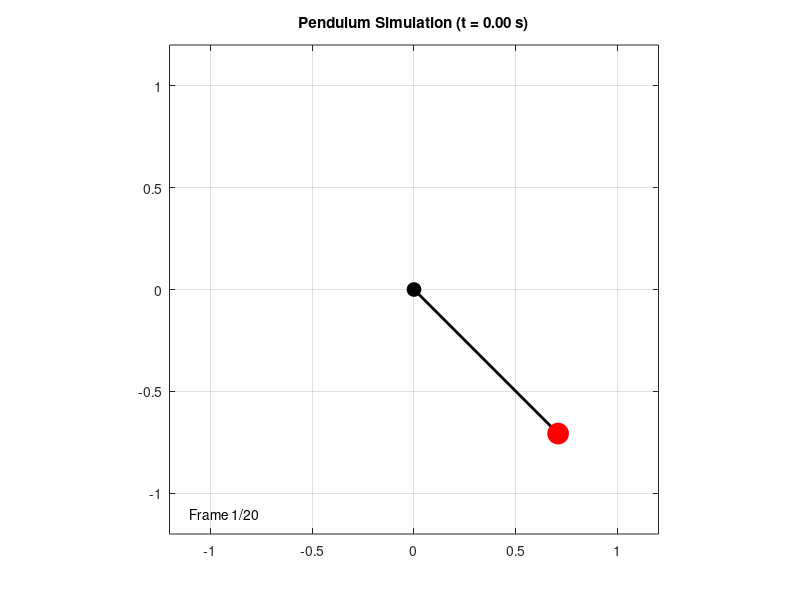
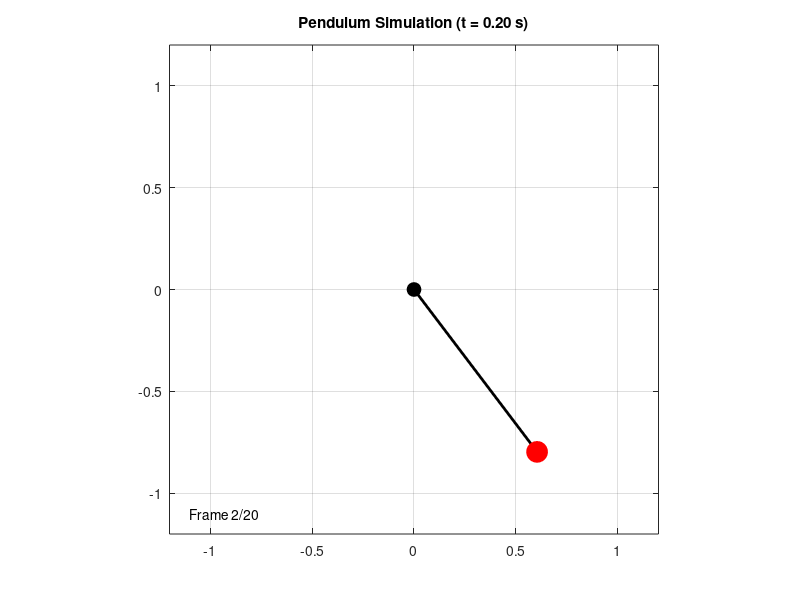
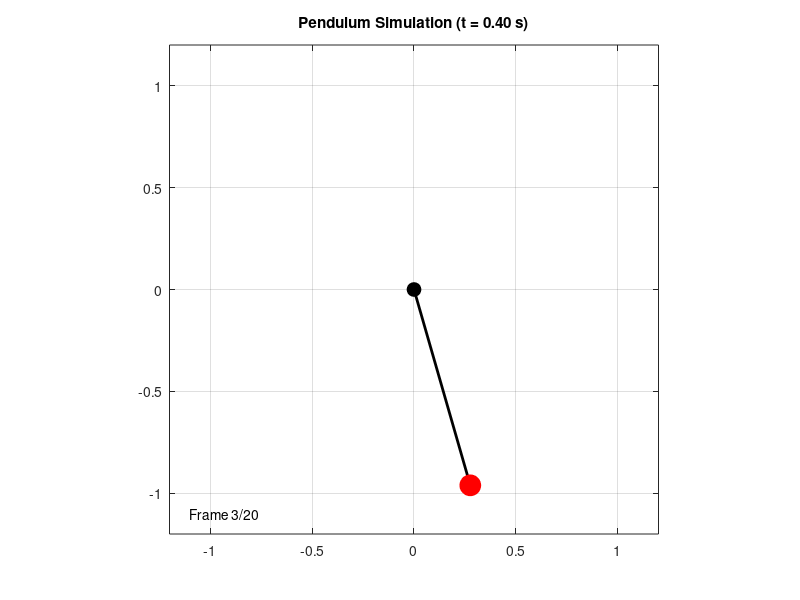
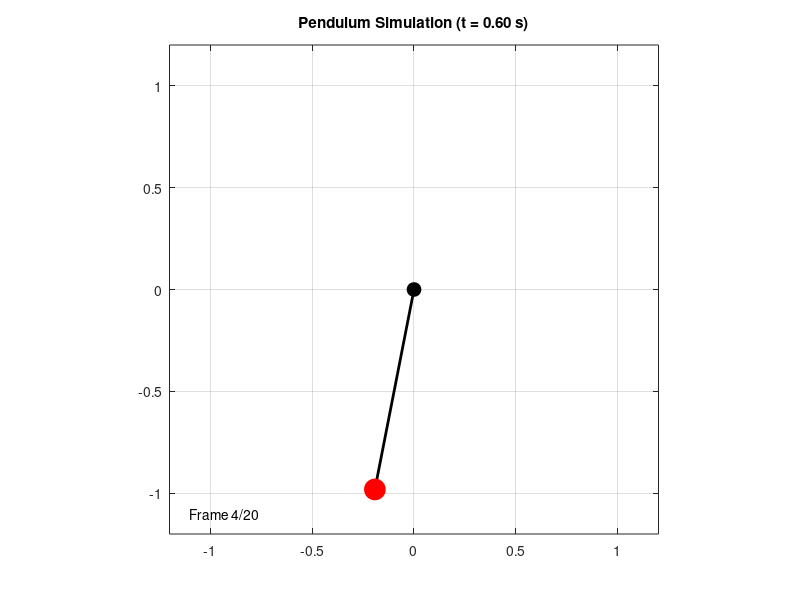

These figures' MATLAB source, in order:
function result = animation(animation_type, num_frames)
    % ANIMATION Creates animations with MATLAB
    %   result = ANIMATION(animation_type, num_frames)
    %
    %   Parameters:
    %     animation_type - Type of animation ('pendulum', 'wave', 'orbit')
    %     num_frames - Number of frames to generate
    
    % Set default parameters if not provided
    if nargin < 1, animation_type = 'pendulum'; end
    if ~ischar(animation_type), animation_type = 'pendulum'; end
    if nargin < 2, num_frames = 20; end
    num_frames = min(max(num_frames, 10), 50); % Limit frames between 10 and 50
    
    % Debug information
    fprintf('Animation starting: type=%s, frames=%d\n', animation_type, num_frames);
    
    % Ensure output directory exists for frames
    temp_dir = fullfile(tempdir, 'matlab_animation');
    fprintf('Using temp directory: %s\n', temp_dir);
    if ~exist(temp_dir, 'dir')
        mkdir(temp_dir);
        fprintf('Created temp directory\n');
    end
    
    % Clean any existing files
    delete(fullfile(temp_dir, '*.png'));
    fprintf('Cleaned existing files\n');
    
    % List to store frame filenames
    frames = cell(1, num_frames);
    fprintf('Allocated %d frame slots\n', num_frames);
    
    % Common figure settings
    fig = figure('Visible', 'off', 'Color', 'white');
    fprintf('Created figure\n');
    
    % Process the animation frames
    fprintf('Starting animation generation: %s\n', animation_type);
    
    switch lower(animation_type)
        case 'pendulum'
            % Simple pendulum animation
            L = 1;  % Length of pendulum (m)
            g = 9.81;  % Gravity (m/s^2)
            theta0 = pi/4;  % Initial angle (rad)
            
            % Time settings
            tmax = 4;  % Maximum time (s)
            dt = tmax/num_frames;  % Time step
            
            % Solve pendulum equation
            pendulum_ode = @(t, y) [y(2); -(g/L)*sin(y(1))];
            [t, y] = ode45(pendulum_ode, linspace(0, tmax, num_frames*10), [theta0; 0]);
            
            % Set up the figure
            set(fig, 'Position', [100, 100, 800, 600]);
            
            % Define consistent axis limits
            axisLimits = [-1.2, 1.2, -1.2, 1.2];
            
            % Generate and save each frame
            for i = 1:num_frames
                clf;
                
                % Get current time
                current_time = (i-1) * dt;
                
                % Find the closest time in our solution
                [~, idx] = min(abs(t - current_time));
                if idx > size(y, 1)
                    idx = size(y, 1);
                end
                current_theta = y(idx, 1);
                
                % Calculate pendulum position
                x = L * sin(current_theta);
                y_pos = -L * cos(current_theta);
                
                % Plot the pendulum
                % Draw the pivot point
                plot(0, 0, 'ko', 'MarkerSize', 10, 'MarkerFaceColor', 'k');
                hold on;
                % Draw the rod
                plot([0, x], [0, y_pos], 'k-', 'LineWidth', 2);
                % Draw the bob
                plot(x, y_pos, 'ro', 'MarkerSize', 15, 'MarkerFaceColor', 'r');
                
                % Configure the plot with fixed axis
                axis equal;
                axis(axisLimits);
                title(sprintf('Pendulum Simulation (t = %.2f s)', current_time));
                grid on;
                
                % Add timestamp
                text(-1.1, -1.1, sprintf('Frame %d/%d', i, num_frames), 'FontSize', 10);
                
                % Save the frame
                frame_filename = fullfile(temp_dir, sprintf('frame_%03d.png', i));
                frames{i} = frame_filename;
                print(fig, frame_filename, '-dpng', '-r100');
            end
            
            % Create a summary plot for the thumbnail
            clf;
            % Create a time series of pendulum positions
            sample_times = linspace(0, tmax, 8);
            % Find closest indices
            sample_indices = zeros(1, length(sample_times));
            for j = 1:length(sample_times)
                [~, sample_indices(j)] = min(abs(t - sample_times(j)));
                if sample_indices(j) > size(y, 1)
                    sample_indices(j) = size(y, 1);
                end
            end
            
            % Plot the pendulum path
            plot(0, 0, 'ko', 'MarkerSize', 10, 'MarkerFaceColor', 'k');
            hold on;
            
            for j = 1:length(sample_indices)
                idx = sample_indices(j);
                current_theta = y(idx, 1);
                x = L * sin(current_theta);
                y_pos = -L * cos(current_theta);
                
                % Draw the rod with decreasing opacity (simulated by lighter color)
                fade_factor = 1 - (j-1)/length(sample_indices)*0.7;
                plot([0, x], [0, y_pos], 'k-', 'LineWidth', 2, 'Color', [fade_factor, fade_factor, fade_factor]);
                
                % Draw the bob with decreasing opacity (simulated by lighter red)
                % Remove alpha channel, use lighter red for older positions
                red_color = [1, 1-fade_factor, 1-fade_factor]; % From red to white
                plot(x, y_pos, 'ro', 'MarkerSize', 15, 'MarkerFaceColor', red_color);
            end
            
            % Configure the plot with same fixed axis
            axis equal;
            axis(axisLimits);
            title('Pendulum Motion Over Time');
            grid on;
            
            result.title = 'Pendulum Animation';
            result.description = sprintf('Simple pendulum with length %.1f m starting at angle %.1f rad', L, theta0);
            
        case 'wave'
            % Wave propagation animation
            % Parameters
            amplitude = 1;
            wavelength = 2;
            period = 1;
            
            % Set up the figure
            set(fig, 'Position', [100, 100, 800, 400]);
            
            % Space and time settings
            x = linspace(0, 10, 200);
            tmax = 2;  % Maximum time (s)
            dt = tmax/num_frames;  % Time step
            
            % Define consistent axis limits
            standingWaveAxis = [0, 10, -1.2, 1.2];
            travelingWaveAxis = [0, 10, -1.2, 1.2];
            
            % Generate and save each frame
            for i = 1:num_frames
                clf;
                
                % Current time
                t = (i-1) * dt;
                
                % Calculate wave at current time
                k = 2*pi/wavelength;  % Wave number
                omega = 2*pi/period;  % Angular frequency
                
                % Standing wave
                y1 = amplitude * sin(k*x) * cos(omega*t);
                
                % Traveling wave
                y2 = amplitude * sin(k*x - omega*t);
                
                % Plot the waves
                subplot(2,1,1);
                plot(x, y1, 'b-', 'LineWidth', 2);
                axis(standingWaveAxis);
                title(sprintf('Standing Wave (t = %.2f s)', t));
                grid on;
                ylabel('Amplitude');
                
                subplot(2,1,2);
                plot(x, y2, 'r-', 'LineWidth', 2);
                axis(travelingWaveAxis);
                title(sprintf('Traveling Wave (t = %.2f s)', t));
                grid on;
                xlabel('Position (x)');
                ylabel('Amplitude');
                
                % Save the frame
                frame_filename = fullfile(temp_dir, sprintf('frame_%03d.png', i));
                frames{i} = frame_filename;
                print(fig, frame_filename, '-dpng', '-r100');
            end
            
            % Create a summary plot for the thumbnail
            clf;
            
            % Show the wave at different times
            sample_times = linspace(0, tmax, 4);
            colors = winter(length(sample_times));
            
            subplot(2,1,1);
            hold on;
            for j = 1:length(sample_times)
                t = sample_times(j);
                y = amplitude * sin(k*x) * cos(omega*t);
                plot(x, y, 'LineWidth', 2, 'Color', colors(j,:));
            end
            axis(standingWaveAxis);
            title('Standing Wave at Different Times');
            grid on;
            legend(arrayfun(@(t) sprintf('t = %.2f s', t), sample_times, 'UniformOutput', false));
            
            subplot(2,1,2);
            hold on;
            for j = 1:length(sample_times)
                t = sample_times(j);
                y = amplitude * sin(k*x - omega*t);
                plot(x, y, 'LineWidth', 2, 'Color', colors(j,:));
            end
            axis(travelingWaveAxis);
            title('Traveling Wave at Different Times');
            grid on;
            xlabel('Position (x)');
            
            result.title = 'Wave Propagation';
            result.description = sprintf('Standing and traveling waves with amplitude %.1f, wavelength %.1f, period %.1f s', amplitude, wavelength, period);
            
        case 'orbit'
            % Planetary orbit animation
            % Parameters for the orbit
            a = 1;  % Semi-major axis
            e = 0.5;  % Eccentricity
            
            % Set up the figure
            set(fig, 'Position', [100, 100, 800, 800]);
            
            % Compute the orbit
            theta = linspace(0, 2*pi, 1000);
            r = a * (1 - e^2) ./ (1 + e * cos(theta));
            x_orbit = r .* cos(theta);
            y_orbit = r .* sin(theta);
            
            % Define consistent axis limits
            orbitAxisLimits = [-a*(1+e)*1.2, a*(1+e)*1.2, -a*(1+e)*1.2, a*(1+e)*1.2];
            
            % Time settings (in terms of angle)
            theta_steps = linspace(0, 2*pi, num_frames);
            
            % Generate and save each frame
            for i = 1:num_frames
                clf;
                
                % Current angle
                current_theta = theta_steps(i);
                
                % Current position
                current_r = a * (1 - e^2) / (1 + e * cos(current_theta));
                current_x = current_r * cos(current_theta);
                current_y = current_r * sin(current_theta);
                
                % Plot the orbit and current position
                plot(x_orbit, y_orbit, 'b-', 'LineWidth', 1);
                hold on;
                
                % Plot the sun at the focus
                plot(0, 0, 'yo', 'MarkerSize', 20, 'MarkerFaceColor', 'y');
                
                % Plot the planet
                plot(current_x, current_y, 'ro', 'MarkerSize', 10, 'MarkerFaceColor', 'r');
                
                % Plot the trail
                if i > 1
                    % Previous positions
                    prev_thetas = theta_steps(1:i-1);
                    prev_r = a * (1 - e^2) ./ (1 + e * cos(prev_thetas));
                    prev_x = prev_r .* cos(prev_thetas);
                    prev_y = prev_r .* sin(prev_thetas);
                    
                    % Plot with decreasing opacity
                    for j = 1:length(prev_x)
                        % Opacity increases with recency - simulated by color intensity
                        alpha = j / length(prev_x);
                        % Use RGB without alpha channel
                        marker_color = [1, 1-alpha, 1-alpha]; % Red with varying intensity
                        plot(prev_x(j), prev_y(j), 'o', 'MarkerSize', 6, 'MarkerFaceColor', marker_color, 'MarkerEdgeColor', 'none');
                    end
                end
                
                % Configure the plot with consistent axis limits
                axis equal;
                axis(orbitAxisLimits);
                title(sprintf('Planetary Orbit (e = %.1f)', e));
                grid on;
                
                % Add annotations
                text(-a*(1+e)*1.1, -a*(1+e)*1.1, sprintf('Frame %d/%d', i, num_frames), 'FontSize', 10);
                
                % Save the frame
                frame_filename = fullfile(temp_dir, sprintf('frame_%03d.png', i));
                frames{i} = frame_filename;
                print(fig, frame_filename, '-dpng', '-r100');
            end
            
            % Create a summary plot for the thumbnail
            clf;
            
            % Plot the complete orbit with planet positions
            plot(x_orbit, y_orbit, 'b-', 'LineWidth', 1.5);
            hold on;
            
            % Plot the sun
            plot(0, 0, 'yo', 'MarkerSize', 20, 'MarkerFaceColor', 'y');
            
            % Plot planets at equal time intervals
            sample_thetas = linspace(0, 2*pi, 8);
            for j = 1:length(sample_thetas)
                current_theta = sample_thetas(j);
                current_r = a * (1 - e^2) / (1 + e * cos(current_theta));
                current_x = current_r * cos(current_theta);
                current_y = current_r * sin(current_theta);
                
                % Plot with varying intensity instead of alpha
                intensity = 0.3 + 0.7 * j / length(sample_thetas);
                red_color = [1, 1-intensity, 1-intensity]; % From pink to red
                plot(current_x, current_y, 'ro', 'MarkerSize', 10, 'MarkerFaceColor', red_color);
            end
            
            % Configure the plot with consistent axis limits
            axis equal;
            axis(orbitAxisLimits);
            title('Planetary Orbit Animation');
            grid on;
            
            result.title = 'Planetary Orbit';
            result.description = sprintf('Elliptical orbit with semi-major axis %.1f and eccentricity %.1f', a, e);
            
        otherwise
            error('Unknown animation type. Try "pendulum", "wave", or "orbit"');
    end
    
    % End of animation frame generation, debugging output
    fprintf('Animation completed, generated %d frames\n', length(frames));
    for i = 1:min(3, length(frames))
        fprintf('Frame %d: %s\n', i, frames{i});
    end
    
    % Create the result structure
    result.frames = frames;
    result.num_frames = num_frames;
    
    % Add MATLAB signature
    axes('Position', [0.01, 0.01, 0.1, 0.05], 'Visible', 'off');
    text(0, 0, 'MATLAB', 'FontSize', 8, 'Color', [0.8, 0, 0], 'FontWeight', 'bold');
    
    % Save the summary plot as the thumbnail
    result.thumbnail = fullfile(temp_dir, 'thumbnail.png');
    print(fig, result.thumbnail, '-dpng', '-r100');
    fprintf('Saved thumbnail: %s\n', result.thumbnail);
    
    % Close the figure
    close(fig);
    
    % Final verification output
    fprintf('Animation result structure created with %d frames\n', length(result.frames));
end 